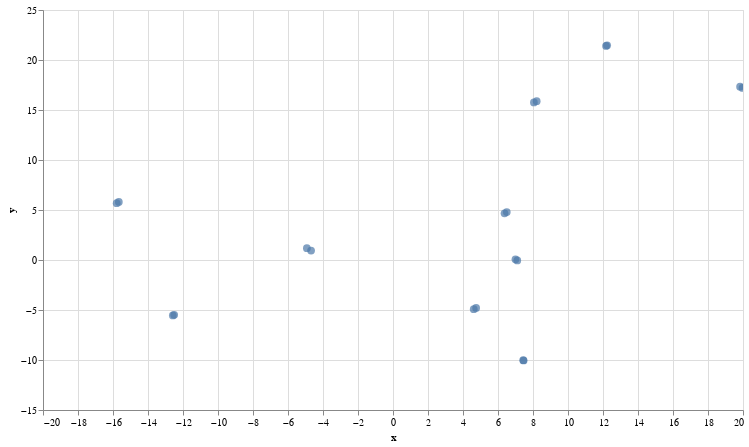

Here is the notebook cell this chart was saved with:
### Code cell
chart = umap_plot(sentences, sentence_embeddings)
chart.interactive()

### Figure 1 — Vega-Lite specification as saved in the notebook (floating-point values rounded to 4 significant figures)
{"config": {"view": {"continuousWidth": 300, "continuousHeight": 300}}, "data": {"name": "data-99ebcae1e061e7a597b7700cd1b1f5bf"}, "mark": {"type": "circle", "size": 60}, "encoding": {"tooltip": [{"field": "text", "type": "nominal"}], "x": {"field": "x", "scale": {"zero": false}, "type": "quantitative"}, "y": {"field": "y", "scale": {"zero": false}, "type": "quantitative"}}, "height": 400, "params": [{"name": "param_2", "select": {"type": "interval", "encodings": ["x", "y"]}, "bind": "scales"}], "width": 700, "$schema": "https://vega.github.io/schema/vega-lite/v5.8.0.json", "datasets": {"data-99ebcae1e061e7a597b7700cd1b1f5bf": [{"text": "Il premier ha tenuto un discorso ieri sera.", "x": 8.21, "y": 15.88}, {"text": "Terremoto di magnitudo 5.2 colpisce il sud dell'Italia.", "x": -4.682, "y": 0.9432}, {"text": "La squadra di calcio ha vinto il campionato.", "x": -15.67, "y": 5.8}, {"text": "Nuova apertura del museo d'arte contemporanea a Roma.", "x": 6.374, "y": 4.67}, {"text": "L'aeroporto sarà chiuso per lavori dal 15 al 20 novembre.", "x": 12.18, "y": 21.41}, {"text": "Manifestazione prevista in centro città sabato prossimo.", "x": 19.83, "y": 17.33}, {"text": "La borsa italiana registra un calo del 2%.", "x": 4.749, "y": -4.794}, {"text": "Scoppia un incendio in un magazzino fuori città.", "x": -12.5, "y": -5.475}, {"text": "Il film italiano ha vinto un premio internazionale.", "x": 7.442, "y": -10.02}, {"text": "Il nuovo libro del famoso scrittore esce la prossima settimana.", "x": 7.102, "y": -0.04197}, {"text": "The prime minister gave a speech last night.", "x": 8.052, "y": 15.75}, {"text": "A magnitude 5.2 earthquake strikes southern Italy.", "x": -4.922, "y": 1.178}, {"text": "The soccer team won the championship.", "x": -15.79, "y": 5.679}, {"text": "New opening of the contemporary art museum in Rome.", "x": 6.501, "y": 4.799}, {"text": "The airport will be closed for works from November 15th to 20th.", "x": 12.24, "y": 21.46}, {"text": "Protest planned in the city center next Saturday.", "x": 19.97, "y": 17.2}, {"text": "The Italian stock market records a 2% drop.", "x": 4.614, "y": -4.919}, {"text": "A fire breaks out in a warehouse outside the city.", "x": -12.58, "y": -5.548}, {"text": "The Italian film won an international award.", "x": 7.465, "y": -10.05}, {"text": "The famous writer's new book releases next week.", "x": 6.998, "y": 0.06261}]}}
